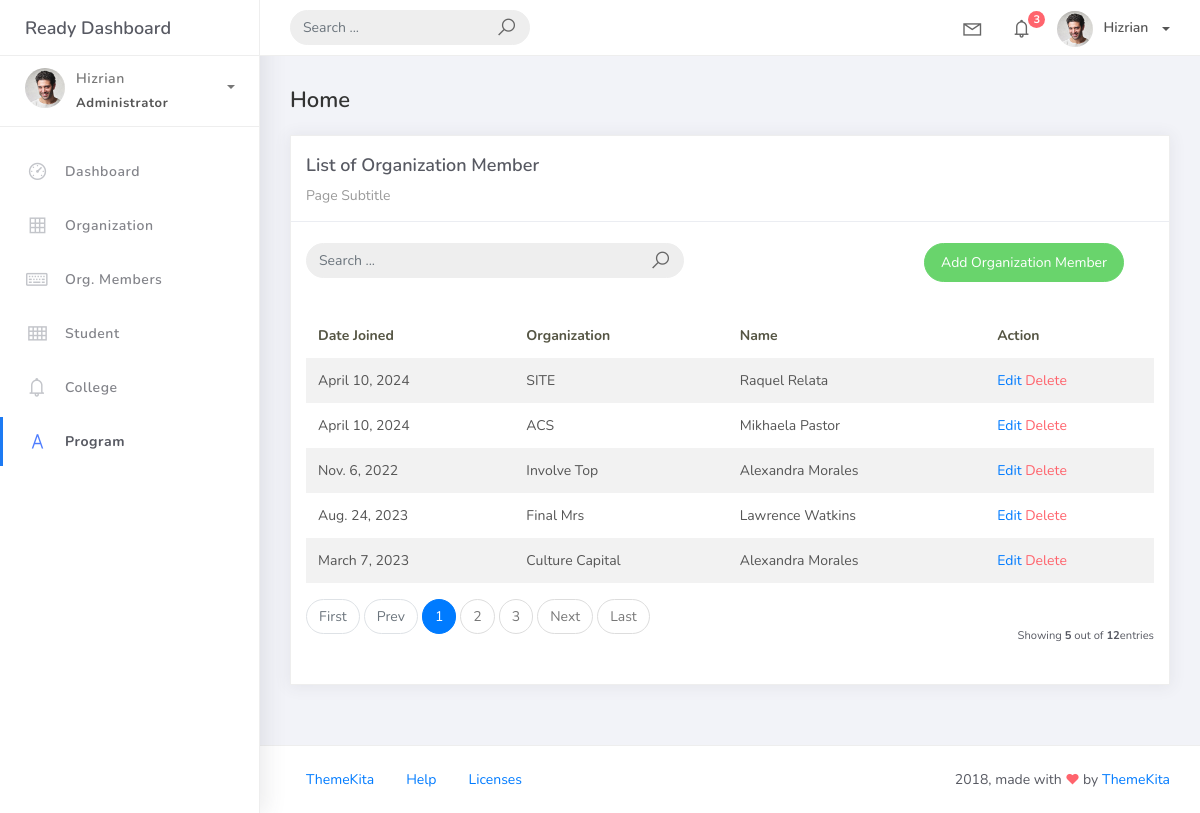
The page /orgmember_list on the database its author committed.
### studentorg/models.py (models this page shows, shortened)
class BaseModel(models.Model):
    created_at = models.DateTimeField(auto_now_add=True, db_index=True)
    updated_at = models.DateTimeField(auto_now=True)
    class Meta:
        abstract = True

class OrgMember(BaseModel):
    student = models.ForeignKey(Student, on_delete=models.CASCADE)
    organization = models.ForeignKey(Organization, on_delete = models.CASCADE)
    date_joined = models.DateField()

class Organization(BaseModel):
    name = models.CharField(max_length=250)
    college = models.ForeignKey(
        College, null=True, blank=True, on_delete=models.CASCADE)
    description = models.CharField(max_length=500)

class Student(BaseModel):
    student_id = models.CharField(max_length=15)
    lastname = models.CharField(max_length=25)
    firstname = models.CharField(max_length=25)
    middlename = models.CharField(max_length=25, blank=True, null=True)
    program= models.ForeignKey(Program, on_delete = models.CASCADE)

### studentorg/views.py (the view)
# urls.py: path('orgmember_list', OrgMemberList.as_view(), name='orgmember-list'),
class OrgMemberList(ListView):
    model = OrgMember
    context_object_name = 'orgmember'
    template_name  = 'orgmember_list.html'
    paginate_by = 5
    def get_context_data(self, **kwargs):
        context = super().get_context_data(**kwargs)
        context['organization_list'] = Organization.objects.all()
        return context
    def get_queryset(self, *args, **kwargs):
         qs = super(OrgMemberList, self).get_queryset(*args, **kwargs)
         if self.request.GET.get("q") != None:
             query = self.request.GET.get('q')
             qs = qs = qs.filter(Q(date_joined__icontains=query) |
                           Q(organization__name__icontains=query) | Q(student__firstname__icontains=query) | Q(student__lastname__icontains=query))
         return qs

### templates/orgmember_list.html
{% extends 'base.html' %} {%load static %}  {% block content %}
<div class="content">
    <div class="container-fluid">
        <h4 class="page-title">Home</h4>
        <div class="row">
            <div class="col-md-12">
                <div class="card">
                    <div class="card-header">
                        <div class="card-title">List of Organization Member</div>
                        <div class="card-category">Page Subtitle</div>
                    </div>
                    <br />
                            <div class="col-md-12 row">
                                <div class="col-md-6">
                                    <form class="navbar-left navbar-form nav-search mr-md-3" action="{% url 'orgmember-list' %}">
                                      <div class="input-group">
                                        <input type="text" placeholder="Search ..." class="form-control" name="q" />
                                        <div class="input-group-append">
                                        <span class="input-group-text">
                                            <i class="la la-search search-icon"></i>
                                        </span>
                                        </div>
                                      </div>
                                    </form>
                                </div>
                                <div class="col-md-6">
                                    <div class="pull-right">
                                        <a href="{% url 'orgmember-add' %}" class="btn btn-success btn-rounded">Add Organization Member</a>
                                    </div>
                                </div>
                            </div>
                    <div class="card-body">
                        <table class="table table-striped mt-3">
                            <thead>
                                <tr>
                                    <th scope="col">Date Joined</th>
                                    <th scope="col">Organization</th>
                                    <th scope="col">Name</th>
                                    <th scope="col">Action</th>
                                </tr>
                            </thead>
                            <tbody>
                                {% for object in object_list %}
                                <tr>
                                    <td>{{ object.date_joined }}</td>
                                    <td>{{ object.organization.name}}</td>
                                    <td>{{ object.student.firstname }} {{ object.student.lastname }}</td>
                                    <td>
                                        <a href="orgmember_list/{{ object.id }}">Edit</a>
                                        <a href="orgmember_list/{{ object.id }}/delete" class="text-danger">Delete</a>
                                    </td>
                                </tr>
                                {% empty %}
                                <tr>
                                    <td colspan="4" style="text-align: center">
                                        <p class="text-sm font-weight-bold mb-0">No Records Found</p>
                                    </td>
                                </tr>
                                {% endfor %}
                            </tbody>
                        </table>
                        {% include 'includes/pagination.html' %}
                    </div>
                </div>
            </div>
        </div>
    </div>
</div>
{% endblock %}

### rows shown on the page
OrgMember: date_joined "April 10, 2024", organization.name "SITE", student.firstname "Raquel", student.lastname "Relata"
OrgMember: date_joined "April 10, 2024", organization.name "ACS", student.firstname "Mikhaela", student.lastname "Pastor"
OrgMember: date_joined "Nov. 6, 2022", organization.name "Involve Top", student.firstname "Alexandra", student.lastname "Morales"
OrgMember: date_joined "Aug. 24, 2023", organization.name "Final Mrs", student.firstname "Lawrence", student.lastname "Watkins"
OrgMember: date_joined "March 7, 2023", organization.name "Culture Capital", student.firstname "Alexandra", student.lastname "Morales"

### other values the page prints
{{ page_num }} "1"
{{ page_num }} "2" "3"
{{ object_list.count }} "5"
{{ paginator.count }} "12"
